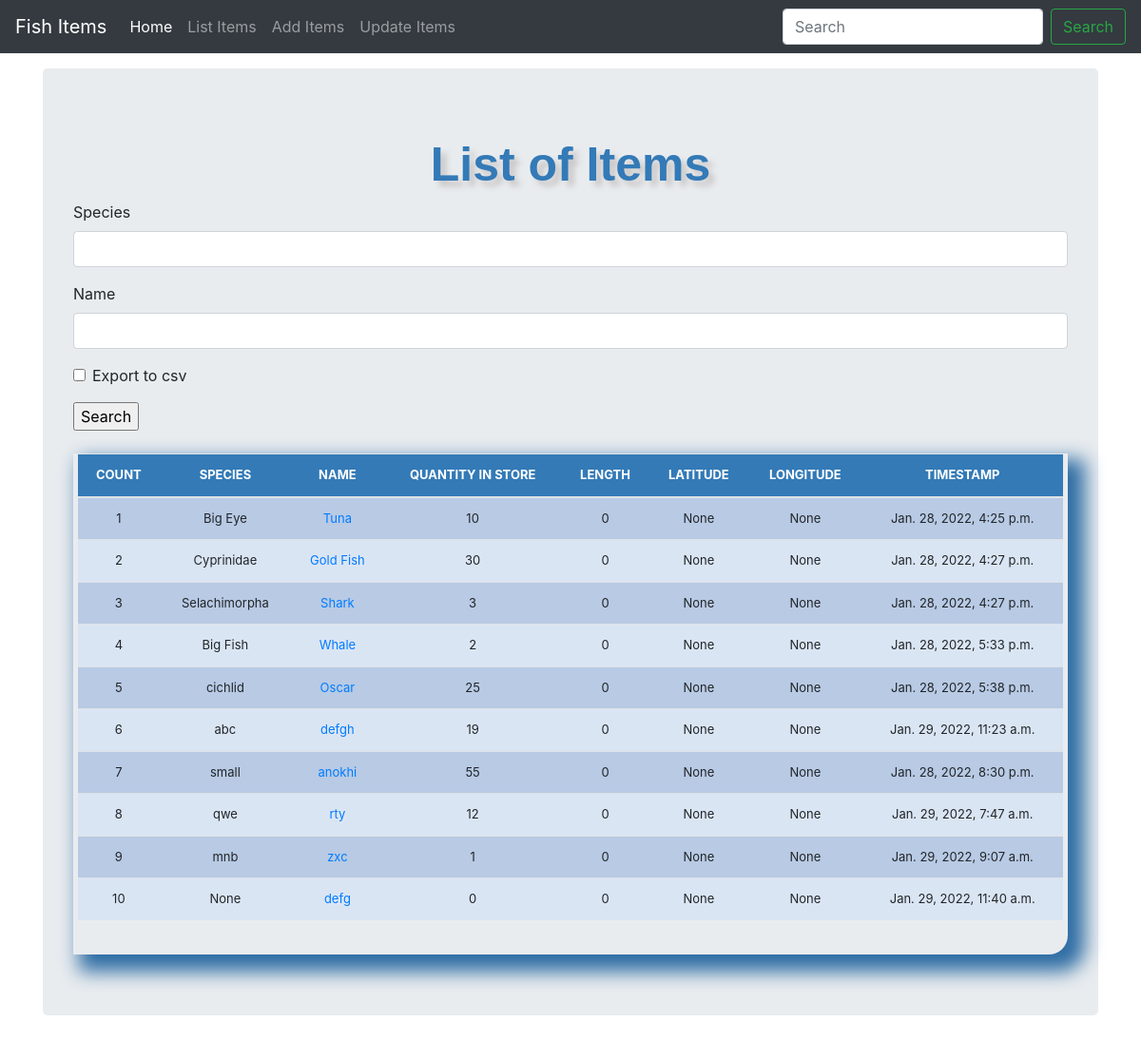
The app's page /list_item/, older data.
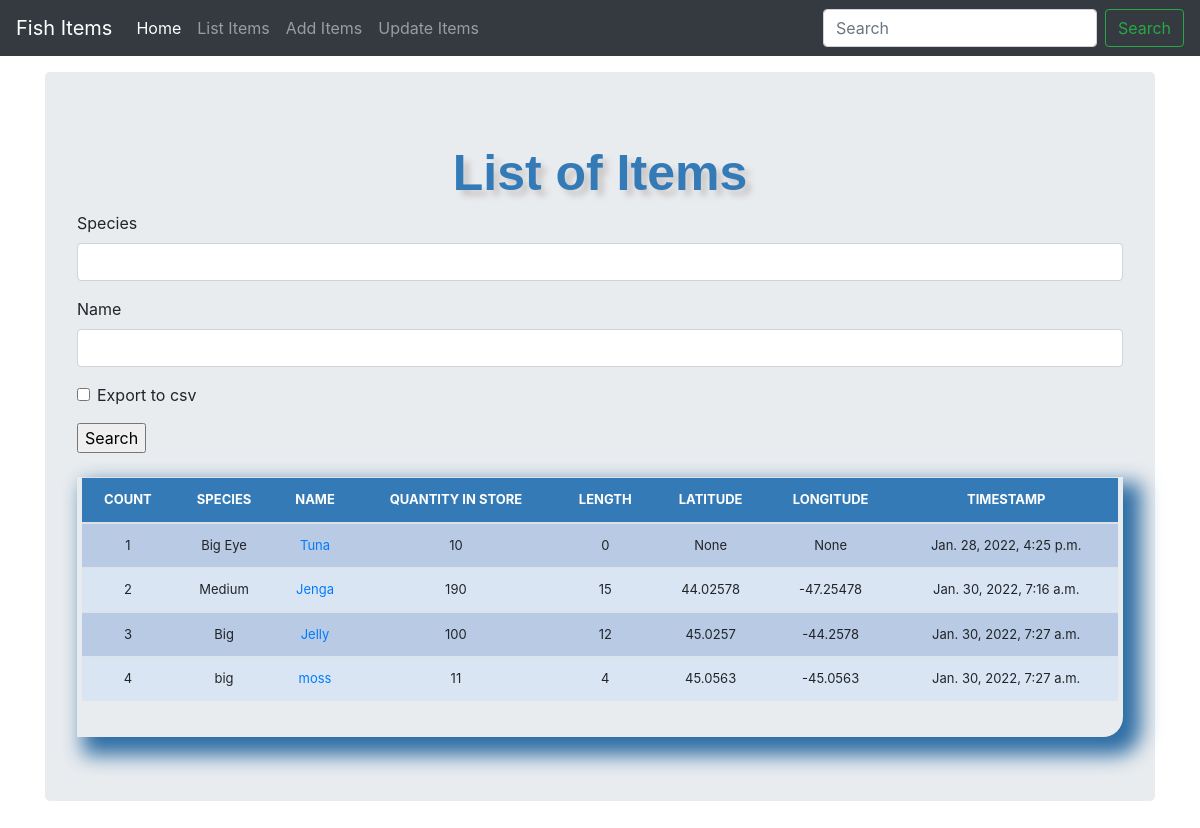
The same page, newer data.
### fishmgt/models.py (models this page shows, shortened)
class Stock(models.Model):
    species = models.CharField(max_length=50, blank=True, unique=True, null=True)
    name = models.CharField(max_length=50, blank=True, unique=True, null=True)
    quantity = models.IntegerField(default='0', blank=False, null=True)
    length = models.IntegerField(default='0', blank=True, null=True)
    latitude = models.CharField(max_length=50, blank=True, null=True)
    longitude = models.CharField(max_length=50, blank=True, null=True)
    timestamp = models.DateTimeField(auto_now_add=False, auto_now=True)

### fishmgt/views.py (the view, shortened to what this page needs)
# urls.py: path('list_item/', views.list_item, name='list_item'),
def list_item(request):
    header = 'List of Items'
    form = StockSearchForm(request.POST or None)
    queryset = Stock.objects.all()
    context = {
        "header": header,
        "queryset": queryset,
        "form" : form,
        }
    return render(request, "list_item.html", context)

### fishmgt/forms.py
class StockSearchForm(forms.ModelForm):
	export_to_CSV = forms.BooleanField(required=False)
	class Meta:
		model = Stock
		fields = ['species', 'name']

### fishmgt/templates/list_item.html (shortened to what this page needs)
{% load staticfiles %} {% load crispy_forms_tags %}
<!doctype html>
<html lang="en">
<head>
    <link href="{% static 'css/stylesheet.css' %}" rel="stylesheet">
    <link href="{% static 'css/bootstrap.min.css' %}" rel="stylesheet">
    <link href="{% static 'css/navbar-top-fixed.css' %}" rel="stylesheet">
</head>
<body>
    {% include 'navbar.html' %}
    <main role="main" class="container">
        <div class="jumbotron">
            <div class="header">{{header}}</div>
            <form method='POST' action=''>{% csrf_token %} {{form|crispy}}
                <input type="submit" value='Search' />
            </form>
            <br>
            <div class="display_table">
                <table class='table'>
                    <thead>
                        <tr>
                            <th>COUNT</th>
                            <th>SPECIES</th>
                            <th>NAME</th>
                            <th>QUANTITY IN STORE</th>
                            <th>LENGTH</th>
                            <th>LATITUDE</th>
                            <th>LONGITUDE</th>
                            <th>TIMESTAMP</th>
                        </tr>
                    </thead>
                    {% for instance in queryset %}
                    <tr>
                        <td>{{forloop.counter}}</td>
                        <td>{{instance.species}}</td>
                        <td>
                            <a href="{% url 'update_items' instance.id %}">{{instance.name}}</a>
                        </td>
                        <td>{{instance.quantity}}</td>
                        <td>{{instance.length}}</td>
                        <td>{{instance.latitude}}</td>
                        <td>{{instance.longitude}}</td>
                        <td>{{instance.timestamp}}</td>
                    </tr>
                    {% endfor %}
                </table>
            </div>
        </div>
    </main>
</body>
</html>

Row changes from the older to the newer data that the page shows:
removed Stock: species "Cyprinidae", name "Gold Fish", quantity "30", length "0", latitude "None", longitude "None", timestamp "Jan. 28, 2022, 4:27 p.m."
removed Stock: species "Selachimorpha", name "Shark", quantity "3", length "0", latitude "None", longitude "None", timestamp "Jan. 28, 2022, 4:27 p.m."
removed Stock: species "Big Fish", name "Whale", quantity "2", length "0", latitude "None", longitude "None", timestamp "Jan. 28, 2022, 5:33 p.m."
removed Stock: species "cichlid", name "Oscar", quantity "25", length "0", latitude "None", longitude "None", timestamp "Jan. 28, 2022, 5:38 p.m."
removed Stock: species "abc", name "defgh", quantity "19", length "0", latitude "None", longitude "None", timestamp "Jan. 29, 2022, 11:23 a.m."
removed Stock: species "small", name "anokhi", quantity "55", length "0", latitude "None", longitude "None", timestamp "Jan. 28, 2022, 8:30 p.m."
removed Stock: species "qwe", name "rty", quantity "12", length "0", latitude "None", longitude "None", timestamp "Jan. 29, 2022, 7:47 a.m."
removed Stock: species "mnb", name "zxc", quantity "1", length "0", latitude "None", longitude "None", timestamp "Jan. 29, 2022, 9:07 a.m."
removed Stock: species "None", name "defg", quantity "0", length "0", latitude "None", longitude "None", timestamp "Jan. 29, 2022, 11:40 a.m."
added Stock: species "Medium", name "Jenga", quantity "190", length "15", latitude "44.02578", longitude "-47.25478", timestamp "Jan. 30, 2022, 7:16 a.m."
added Stock: species "Big", name "Jelly", quantity "100", length "12", latitude "45.0257", longitude "-44.2578", timestamp "Jan. 30, 2022, 7:27 a.m."
added Stock: species "big", name "moss", quantity "11", length "4", latitude "45.0563", longitude "-45.0563", timestamp "Jan. 30, 2022, 7:27 a.m."
